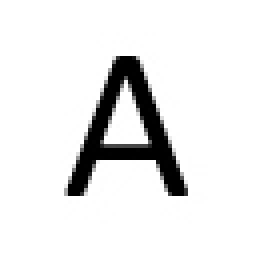
#> input picture RecognizeLetter/ABC01.jpg, 64 x 64 px (shown 4 times larger)
$ python HOG_function.py   (older library calls are emulated)
#> lines starting #> are read from the running program, lines starting #| are printed output that depends on the picture; pictures that were not available may be replaced by others from this repository, and a replacement may not be noted
import cv2
import numpy as np
import math
import matplotlib.pyplot as plt

img = cv2.imread('ABC01.jpg', cv2.IMREAD_GRAYSCALE) #讀入灰階字母樣本
#> img is the input picture: shape (64, 64); min 0, max 255, mean 231.8

def pret(img):#撰寫產生4X4方向直方圖描述子的程式
    #img = cv2.resize(img, (16, 16), interpolation=cv2.INTER_AREA) #縮小至 16×16 像素尺寸
    k=1 #畫圖初始值
    cell_size = 4 #將影像分成 4×4 區域
    all_cell = np.zeros( shape = ( 4, 4, 4) ) #特徵向量儲存
    for i in range(cell_size):
        for j in range(cell_size):
            cell=np.zeros(((cell_size),(cell_size)),dtype=np.uint16)
            cell=img[4*i:4+4*i,4*j:4+4*j]
            grad,phase =sobel(cell) #這 16 個像素的梯度絕對值 M 與方向角
            bin = hog(grad,phase)#2.5 繪製直方圖
            plt.subplot(4,4,k)#2.5 繪製直方圖
            draw(bin)
            k+=1
            all_cell[i][j] = bin
    #plt.show()
    return all_cell

def sobel(img): #Sobel 垂直與水平邊緣檢測的結果(不要做二值化)
    gradient_values_x = cv2.Sobel(img, cv2.CV_64F, 1, 0, ksize=3)
    gradient_values_y = cv2.Sobel(img, cv2.CV_64F, 0, 1, ksize=3)
    gradient_magnitude=abs(gradient_values_x)+abs(gradient_values_y)
    #gradient_magnitude = (gradient_magnitude * 255 / np.max(gradient_magnitude)).astype(np.uint8)

    sobel_phase=np.zeros(((img.shape[0]),(img.shape[1])),dtype=np.uint16)
    for x in range(img.shape[0]):
        for y in range(img.shape[1]):
            sobel_phase[x][y] = (math.atan2(gradient_values_y[x][y],gradient_values_x[x][y])/math.pi*180) % 180 #弧度轉角度

    return gradient_magnitude,sobel_phase

def hog(grad,phase):
    angle_unit = 180 / 4 #以 45 度為間隔
    binn = np.zeros(4)
    for i in range(grad.shape[0]):
        for j in range(grad.shape[1]):
            if grad[i,j]>0:
                binn[np.int16( phase[i,j] / angle_unit)] += 1 #int(grad[i,j])
    return binn

def draw(bin):#2.4 繪製直方圖
    x = np.arange(4)
    str1 = ( '1', '2', '3', '4')
    plt.bar( x, height = bin, width = 0.8, label = 'cell histogram', tick_label = str1)
    plt.ylim(0,20)

def input(num): #2.1撰寫主程式 讀取字母編號

#> called with num = 15
    c='ABC'+str(num).rjust(2,'0')+'.jpg' #2.2 生成檔名字串
    img = cv2.imread(c, cv2.IMREAD_GRAYSCALE) #讀取樣本
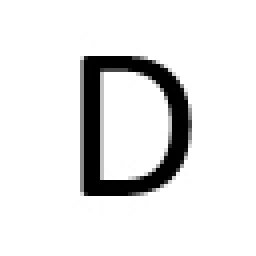
#> input picture RecognizeLetter/ABC04.jpg, 64 x 64 px, given in place of ABC15.jpg, which was not available (shown 4 times larger)
#> img is the input picture: shape (64, 64); min 0, max 255, mean 228.8
    img = cv2.resize(img, (16, 16), interpolation=cv2.INTER_AREA) #2.3 讀取灰階字母樣本，縮小至 16×16 像素尺寸
    hog_vector=pret(img) #2.4&2.5 套用前述的HOG函式，獲得字母樣本HOG向量 繪製直方圖
#> after the loop in pret, `for i in range(cell_size):`: k = 17

    test_img = cv2.imread('t2.jpg', cv2.IMREAD_GRAYSCALE) #2.6 讀取樣本
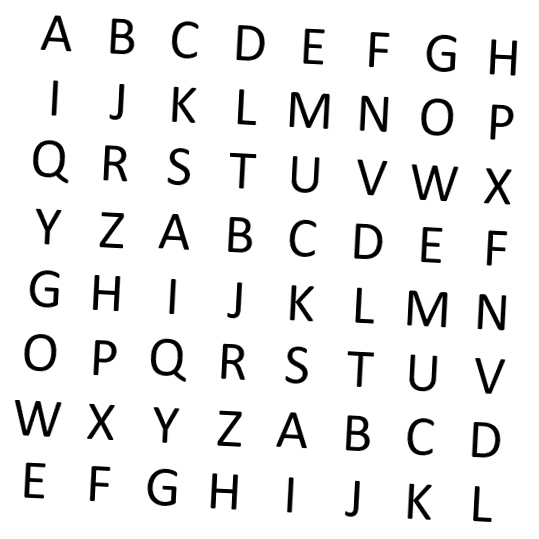
#> input picture RecognizeLetter/t2.jpg, 539 x 539 px
#> test_img is the input picture: shape (539, 539); min 0, max 255, mean 235.2
    test_img = cv2.resize(test_img, (128, 128), interpolation=cv2.INTER_AREA) #2.6 縮小至 128×128 像素尺寸
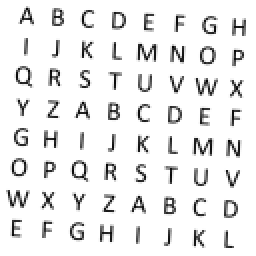
#> test_img: shape (128, 128) (shown 2 times larger); min 3, max 255, mean 235.2
    L2_result = np.zeros( shape = ( 8, 8) ) #儲存結果


    for i in range(8): #2.7 用迴圈讀取測試影像不同位置的ROI,ROI的大小為16X16像素
        for j in range(8):
            roiImg=test_img[16*i:16+16*i,16*j:16+16*j]
            roiImg_vector=pret(roiImg)# 2.8 套用前述的HOG函式，獲得ROI區域的向量
            L2=np.sqrt(np.sum((hog_vector.flatten()- roiImg_vector.flatten())**2)) #2.9 計算字母樣本與ROI區域的HOG的L2距離
            L2_result[i][j]=L2 #儲存L2距離結果
#> this loop made 8 passes

    # #2.10
    L2_flatten = np.array(L2_result.flatten())
    arr_p = findThreeSmallest(L2_flatten)


    #製作紅色遮罩
    mask_img = np.zeros((16, 16, 3), np.uint8)
    mask_img[0:16, 0:16, :] = [0, 0, 255]

    test2_img = cv2.cvtColor(test_img, cv2.COLOR_GRAY2RGB)
    for i in range(3):

        row = np.int(arr_p[i]/8)
        col = np.int(arr_p[i] % 8)
        print('row',row,'col',col)

        roiImg_change=test_img[16*row:16+16*row,16*col:16+16*col]
        image = cv2.cvtColor(roiImg_change, cv2.COLOR_GRAY2RGB)
        mask_img_result = cv2.add(image, mask_img)
        test2_img[16*row:16+16*row,16*col:16+16*col]=mask_img_result

        cv2.imshow("roi", mask_img_result)
        cv2.waitKey(0)
#> this loop made 3 passes
#| row 3 col 3
#| row 4 col 4
#| row 3 col 6
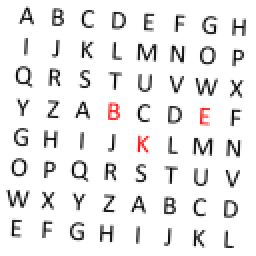
#> test2_img: shape (128, 128, 3) (shown 2 times larger); mean B, G, R 235.2, 235.2, 236.2

    cv2.imshow('Image', test2_img)
    cv2.waitKey(0)


def findSmallest(arr):
    smallest = arr[0] #儲存最小的直
    smallest_index = 0 #儲存位置
    for i in range(1,len(arr)):
        if arr[i] < smallest:
            smallest = arr[i]
            smallest_index = i
    return smallest_index


def findThreeSmallest(arr):
    arr_p = np.zeros(3)
    for i in range(len(arr_p)):
        idx = findSmallest(arr)
        arr_p[i]=idx+i
        arr = np.delete(arr, idx)
    return arr_p


input(15)

#cv2.imshow('Image', test_img)
# cv2.imwrite("Image-test.jpg", img)
#cv2.waitKey(0)
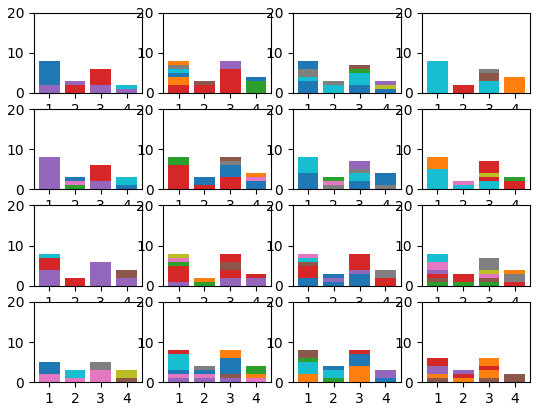
#> figure drawn by matplotlib, 16 panels; panel 4: tallest bar 3 high, from x = 1.6 to 2.4; panel 6: tallest bar 7 high, from x = -0.4 to 0.4; panel 7: tallest bar 5 high, from x = 1.6 to 2.4; panel 7: tallest bar 4 high, from x = -0.4 to 0.4
